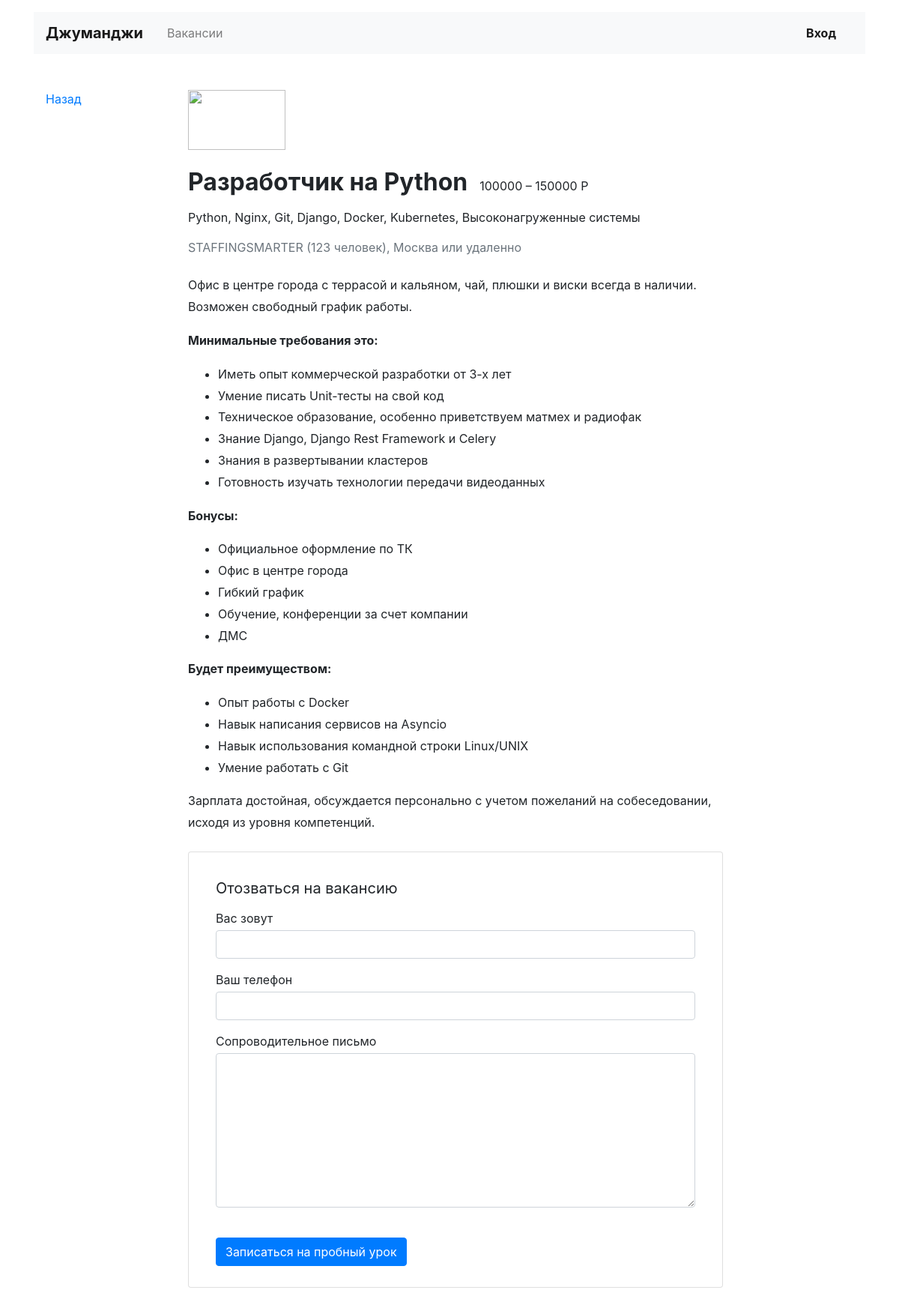
Screenshot of /vacancies/1 with the database file from the repository.
### vacancy/models.py (models this page shows)
class Vacancy(models.Model):
    title = models.CharField(max_length=50)
    speciality = models.ForeignKey(Specialty, on_delete=models.CASCADE, related_name="vacancies")
    company = models.ForeignKey(Company, on_delete=models.CASCADE, related_name="vacancies")
    skills = models.TextField()
    description = models.TextField()
    salary_min = models.IntegerField()
    salary_max = models.IntegerField()
    published_at = models.DateField()

class Company(models.Model):
    name = models.CharField(max_length=30)
    location = models.CharField(max_length=30)
    logo = models.URLField(default='https://place-hold.it/100x60')
    description = models.TextField()
    employee_count = models.IntegerField()

### vacancy/views.py (the view)
# urls.py: path('vacancies/<int:vacancy_id>', vacancyview, name='vacancy'),
def vacancyview(request, vacancy_id):
    vacancy = Vacancy.objects.get(pk=vacancy_id)
    context = {
        'vacancy': vacancy,
    }
    return render(request, 'vacancy.html', context=context)

### vacancy/templates/vacancy.html
{% extends 'base.html' %}
{% block content %}
  <main class="container mt-3 pb-5">
    <div class="row mt-5">
      <div class="col-12 col-lg-2">
        <div class="pl-3 mb-5">
          <p><a href="#">Назад</a></p>
        </div>
      </div>
      <div class="col-12 col-lg-8">
        <section class="pl-3">
          <a href="/companies/{{ vacancy.company.id }}"><img src="https://place-hold.it/130x80" width="130" height="80" alt=""></a>
          <div class="d-flex align-items-baseline align-content-baseline">
            <h1 class="h2 mt-4 font-weight-bold" >{{ vacancy.title }}</h1>
            <p class="m-0 pl-3">{{ vacancy.salary_min }} – {{ vacancy.salary_max }} Р</p>
          </div>
          <p class="mt-2">{{ vacancy.skills }}</p>
          <p class="text-muted mb-4">{{ vacancy.company.name|upper }} ({{ vacancy.company.employee_count }} человек), {{ vacancy.company.location }} или удаленно</p>
          <div style="line-height: 1.8;">
            {{ vacancy.description|safe }}
          </div>
          <form action="/echo" class="card mt-4 mb-3" enctype="multipart/form-data">
            <div class="card-body mx-3">
              <p class="h5 mt-3 font-weight-normal">Отозваться на вакансию</p>
              <div class="form-group">
                <label class="mb-1 mt-2" for="userName">Вас зовут</label>
                <input class="form-control" type="text" placeholder="" id="userName">
              </div>
              <div class="form-group">
                <label class="mb-1" for="userPhone">Ваш телефон</label>
                <input class="form-control" type="tel" placeholder="" id="userPhone">
              </div>
              <div class="form-group">
                <label class="mb-1" for="userMsg" >Сопроводительное письмо</label>
                <textarea class="form-control" rows="8" id="userMsg"></textarea>
              </div>
              <input type="submit" class="btn btn-primary mt-4 mb-2" value="Записаться на пробный урок">
            </div>
          </form>
        </section>
      </div>
    </div>
  </main>
{% endblock%}

### vacancy/templates/base.html (shortened to what this page needs)
<!DOCTYPE html>
<html lang="ru">
<head>
  <link rel="stylesheet" href="https://stackpath.bootstrapcdn.com/bootstrap/4.3.1/css/bootstrap.min.css">
</head>
<body>
  <header class="container mt-3">
    <nav class="navbar navbar-expand-lg navbar-light bg-light">
      <a class="navbar-brand mr-4 font-weight-bold" href="{% url 'main' %}">Джуманджи</a>
      <div class="collapse navbar-collapse justify-content-between" id="navbarNav">
        <ul class="navbar-nav col-10">
          <li class="nav-item">
            <a class="nav-link" href="{% url 'vacancies'%}">Вакансии</a>
          </li>
        </ul>
        <ul class="navbar-nav col-2 justify-content-end">
          <li class="nav-item active">
            <a href="#" class="nav-link font-weight-bold">Вход</a>
          </li>
        </ul>
      </div>
    </nav>
  </header>
{% block content%}
{% endblock%}
</body>
</html>

### rows the page displays
Vacancy: title "Разработчик на Python", salary_min "100000", salary_max "150000", skills "Python, Nginx, Git, Django, Docker, Kubernetes, Высоконагруженные системы", company.name "STAFFINGSMARTER", company.employee_count "123", company.location "Москва", description "Офис в центре города с террасой и кальяном, чай, плюшки и виски всегда в наличии. Возможен свободный график работы. Минимальные требования это: Иметь опыт коммерческой разработки от 3-х лет Умение писать Unit-тесты на свой код Техническое образование, особенно приветствуем матмех и радиофак Знание Django, Django Rest Framework и Celery Знания в развертывании кластеров Готовность изучать технологии передачи видеоданных Бонусы: Официальное оформление по ТК Офис в центре города Гибкий график Обучение, конференции за счет компании ДМС Будет преимуществом: Опыт работы с Docker Навык написания сервисов на Asyncio Навык использования командной строки Linux/UNIX Умение работать с Git Зарплата…"
